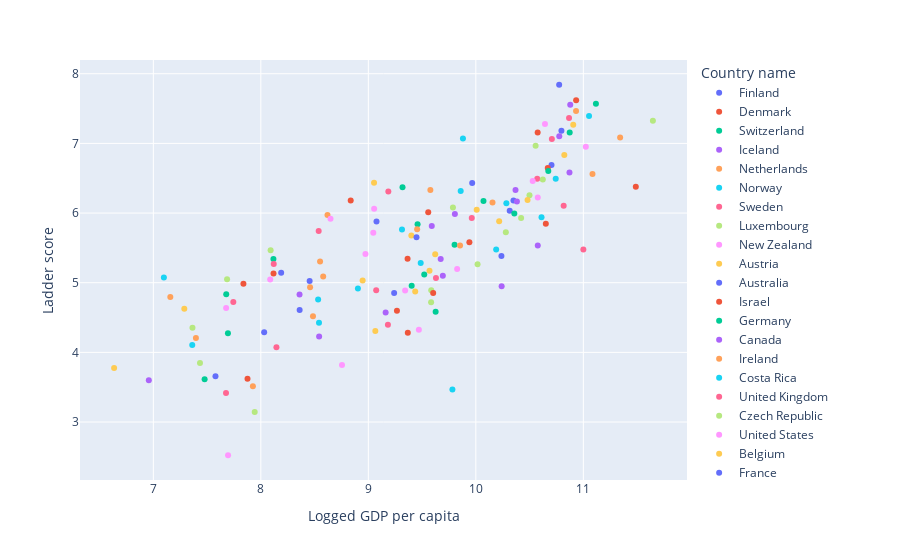

Notebook code cell kept with this figure:
### Code cell
px.scatter(a, x = 'Logged GDP per capita', y = 'Ladder score', color = 'Country name')
